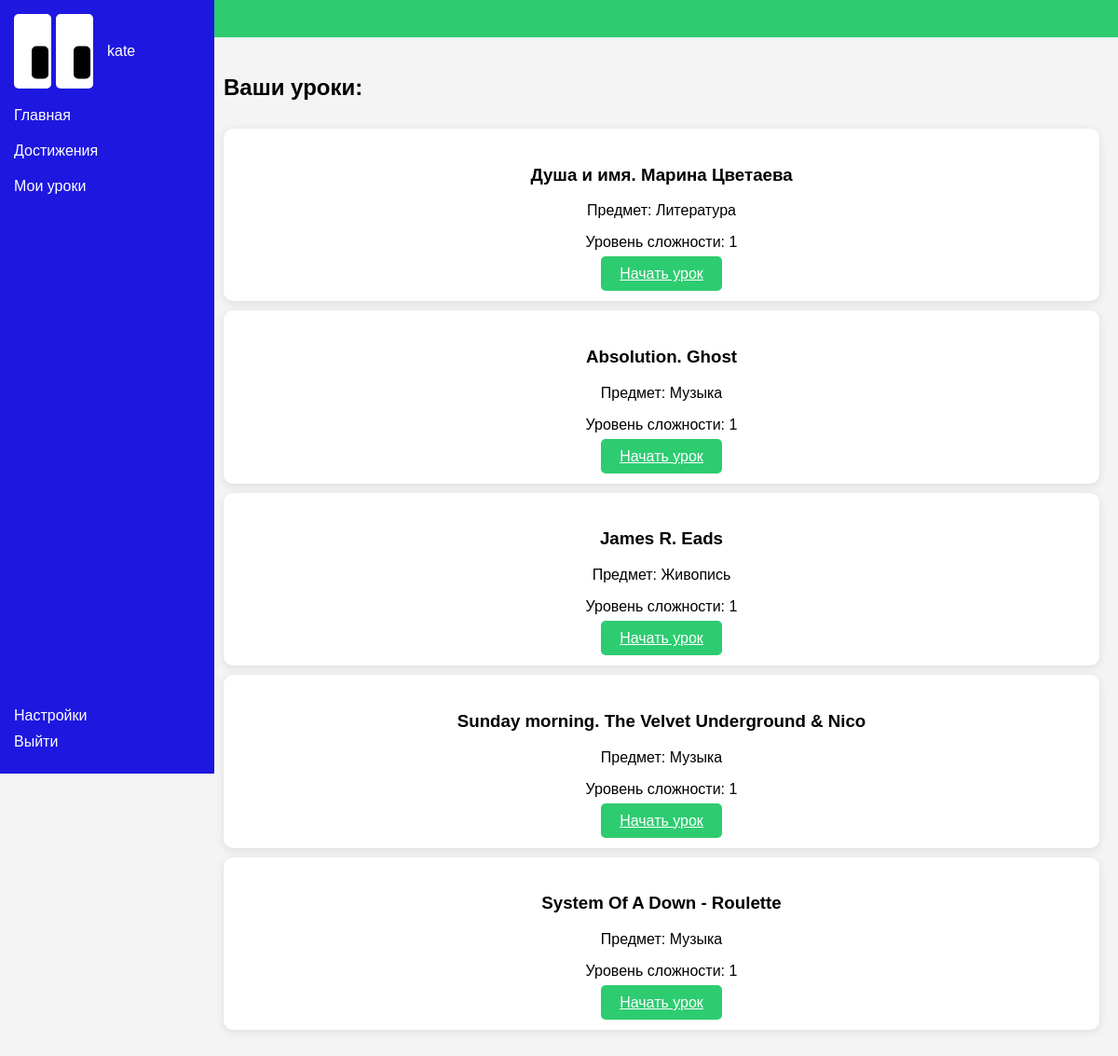
Screenshot of /my_lessons/ (signed in) with the database file from the repository.
### content/models.py (models this page shows)
class Lesson(models.Model):
    title = models.CharField(max_length=100)
    subject = models.CharField(max_length=50)
    content = models.TextField()
    difficulty_level = models.CharField(max_length=20)
    multimedia = models.FileField(upload_to='')

### content/views.py (the view)
# urls.py: path('my_lessons/', my_lessons_view, name='my_lessons'),
def my_lessons_view(request):
    lessons = Lesson.objects.all()
    return render(request, 'my_lessons.html', {'lessons': lessons})

### content/templates/my_lessons.html (shortened to what this page needs)
<!DOCTYPE html>
<html lang="ru">
<head>
</head>
<body>
<div class="header">
</div>
<div class="sidebar">
    <div class="header-content">
        <div class="rectangles">
            <div class="rectangle">
                <div class="black-rectangle"></div>
            </div>
            <div class="rectangle">
                <div class="black-rectangle"></div>
            </div>
        </div>
        <a href="{% url 'profile' request.user.id %}" id="username">{{ request.user.username }}</a>
    </div>
    <a href="{% url 'main_screen' %}">Главная</a>
    <a href="{% url 'achievements' %}">Достижения</a>
    <a href="{% url 'my_lessons' %}">Мои уроки</a>
    <div class="footer" style="margin-top: auto;">
        <a href="{% url 'user_settings' %}">Настройки</a>
        <a href="{% url 'logout' %}">Выйти</a>
    </div>
</div>
<div class="content">
    <div class="section">
        <h2>Ваши уроки:</h2>
        <div class="cards">
            {% for lesson in lessons %}
                <div class="card">
                    <h3>{{ lesson.title }}</h3>
                    <p>Предмет: {{ lesson.subject }}</p>
                    <p>Уровень сложности: {{ lesson.difficulty_level }}</p>
                    <a href="{% url 'learning_screen' lesson.id %}" class="button">Начать урок</a>
                </div>
            {% empty %}
                <p>Уроки не найдены.</p>
            {% endfor %}
        </div>
    </div>
</div>
</body>
</html>

### content/templates/my_lessons.html (style rules this page uses)
body { font-family: Arial, sans-serif; margin: 0; padding: 0; background-color: #f4f4f4; }
.header { background-color: #2ecc71; padding: 20px; color: white; text-align: right; }
.sidebar { width: 200px; background-color: #1e17e0; color: white; padding: 15px; height: 100vh; position: fixed; top: 0; display: flex; flex-direction: column; }
.header-content { display: flex; align-items: center; margin-bottom: 10px; }
.rectangles { display: flex; margin-right: 10px; }
.rectangle { background-color: white; width: 40px; height: 80px; border-radius: 5px; margin-right: 5px; position: relative; }
.black-rectangle { background-color: black; width: 18px; height: 35px; border-radius: 5px; position: absolute; top: 65%; left: 70%; transform: translate(-50%, -50%); }
.sidebar a { color: white; text-decoration: none; display: block; margin: 10px 0; }
.content { margin-left: 220px; padding: 20px; }
.section { margin-bottom: 20px; }
.cards { display: flex; flex-direction: column; padding: 10px 0; }
.card { background-color: white; border-radius: 10px; padding: 20px; box-shadow: 0 2px 10px rgba(0, 0, 0, 0.1); margin-bottom: 10px; text-align: center; }
.button { background-color: #2ecc71; color: white; border: none; padding: 10px 20px; border-radius: 5px; cursor: pointer; margin-top: 10px; }

### rows the page displays
Lesson: title "Душа и имя. Марина Цветаева", subject "Литература", difficulty_level "1"
Lesson: title "Absolution. Ghost", subject "Музыка", difficulty_level "1"
Lesson: title "James R. Eads", subject "Живопись", difficulty_level "1"
Lesson: title "Sunday morning. The Velvet Underground & Nico", subject "Музыка", difficulty_level "1"
Lesson: title "System Of A Down - Roulette", subject "Музыка", difficulty_level "1"

### other values shown
{{ request.user.username }} "kate"
